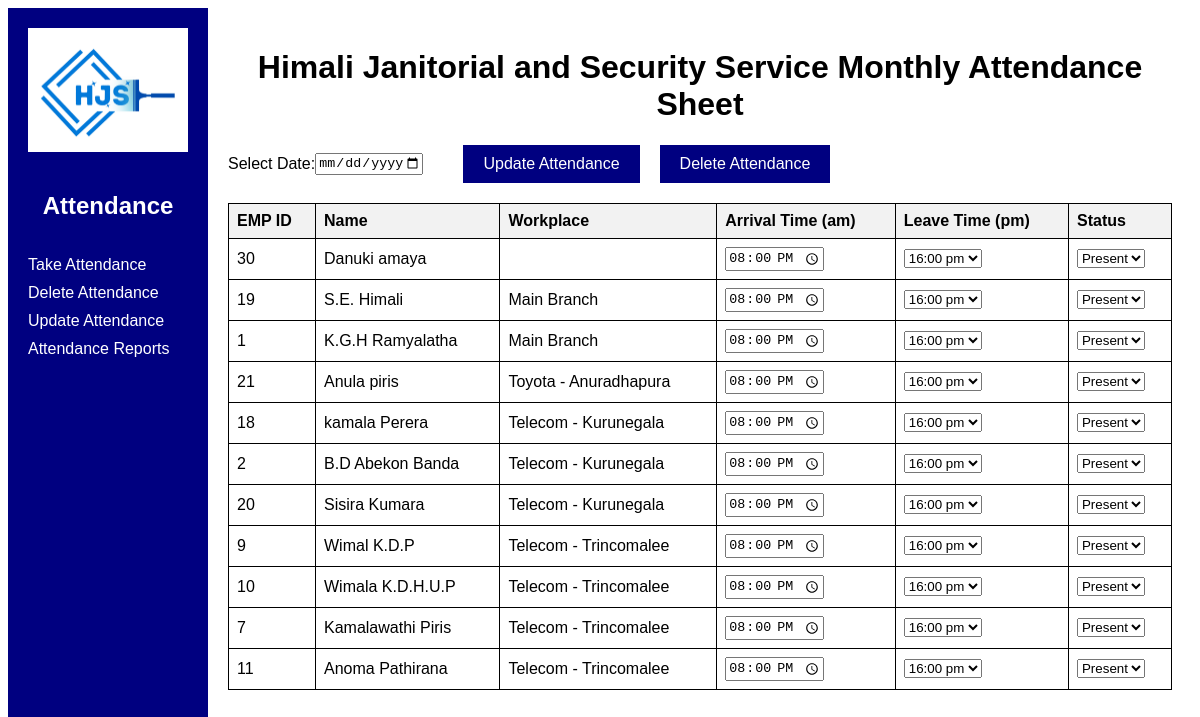
Screenshot of /mark_attendance.php with the database file from the repository.
### tables this page shows
CREATE TABLE IF NOT EXISTS `employee` (
  `EMP_ID` int NOT NULL AUTO_INCREMENT,
  `Member_No` int NOT NULL,
  `F_name` varchar(20) DEFAULT NULL,
  `L_name` varchar(20) DEFAULT NULL,
  `NIC` varchar(20) NOT NULL,
  `Mobile` int DEFAULT NULL,
  `Gender` varchar(10) DEFAULT NULL,
  `Address` varchar(100) DEFAULT NULL,
  `DOB` date DEFAULT NULL,
  `Position_ID` int DEFAULT NULL,
  `work_ID` int DEFAULT NULL,
  `Pay_ID` int DEFAULT NULL,
  `Bank_ID` int DEFAULT NULL,
  PRIMARY KEY (`EMP_ID`),
  KEY `Pay_ID` (`Pay_ID`),
  KEY `Position_ID` (`Position_ID`),
  KEY `work_ID` (`work_ID`),
  KEY `Bank_ID` (`Bank_ID`)
);

CREATE TABLE IF NOT EXISTS `workplace` (
  `work_ID` int NOT NULL AUTO_INCREMENT,
  `Work_Address` varchar(255) DEFAULT NULL,
  `Work_name` varchar(100) DEFAULT NULL,
  `No_of_workers` int NOT NULL,
  `Person_in_charge_name` varchar(100) DEFAULT NULL,
  `Person_in_charge_telephone` int DEFAULT NULL,
  PRIMARY KEY (`work_ID`)
);

### mark_attendance.php (the view, shortened to what this page needs)
<!DOCTYPE html>
<html lang="en">
<head>
</head>
<body>
    <div class="nav-bar">
        <img src="logo.jpg" alt="Company Logo">
        <h2>Attendance</h2>
        <ul>
            <li><a href="attendance_form.php">Take Attendance</a></li>
            <li><a href="mark_attendance.php">Delete Attendance</a></li>
            <li><a href="mark_attendance.php">Update Attendance</a></li>
            <li><a href="attendance_report.php">Attendance Reports</a></li>
        </ul>
    </div>
    <div class="container">
        <h1>Himali Janitorial and Security Service Monthly Attendance Sheet</h1>
        <form action="mark_attendance.php" method="post">
            <div class="form-group">
                <label for="date">Select Date:</label>
                <input type="date" name="date" id="date" required max="<?php echo date('Y-m-d'); ?>">
                <input type="submit" name="update" value="Update Attendance">
                <button type="submit" name="delete">Delete Attendance</button>
            </div>
            <table>
                <thead>
                    <tr>
                        <th>EMP ID</th>
                        <th>Name</th>
                        <th>Workplace</th>
                        <th>Arrival Time (am)</th>
                        <th>Leave Time (pm)</th>
                        <th>Status</th>
                    </tr>
                </thead>
                <tbody>
                    <?php
                    $conn = new mysqli('localhost', 'root', 'root', 'emsdatabase_new');
                    $query = "SELECT e.EMP_ID, e.F_name, e.L_name, w.Work_name
                              FROM employee e
                              LEFT JOIN workplace w ON e.work_ID = w.work_ID
                              ORDER BY e.work_ID";
                    $result = $conn->query($query);
                    if ($result->num_rows > 0) {
                        while ($row = $result->fetch_assoc()) {
                            echo "<tr>
                                    <td>{$row['EMP_ID']}</td>
                                    <td>{$row['F_name']} {$row['L_name']}</td>
                                    <td>{$row['Work_name']}</td>
                                    <td><input type='time' name='arrival_time_{$row['EMP_ID']}' value='20:00' required></td>
                                    <td>
                                        <select name='leave_time_{$row['EMP_ID']}' required>
                                            <option value='16:00'>16:00 pm</option>
                                            <option value='12:00'>24:00 pm</option>
                                        </select>
                                    </td>
                                    <td>
                                        <select name='status_{$row['EMP_ID']}' required>
                                            <option value='Present'>Present</option>
                                            <option value='Absent'>Absent</option>
                                        </select>
                                    </td>
                                </tr>";
                        }
                    } else {
                        echo "<tr><td colspan='6'>No employees found</td></tr>";
                    }
                    ?>
                </tbody>
            </table>
        </form>
    </div>
</body>
</html>

### mark_attendance.php (style rules this page uses)
body { font-family: Arial, sans-serif; display: flex; }
h1 { text-align: center; width: 100%; }
.container { display: flex; flex-direction: column; align-items: flex-start; margin: 20px; flex: 1; }
form { width: 100%; }
table { width: 100%; border-collapse: collapse; margin-top: 20px; }
th, td { border: 1px solid black; padding: 8px; text-align: left; }
th { background-color: #f2f2f2; }
.form-group { display: flex; align-items: center; margin-bottom: 20px; }
.form-group input[type="date"] { margin-right: 20px; }
.form-group input[type="submit"], .form-group button { padding: 10px 20px; font-size: 16px; margin-left: 20px; background-color: navy; color: white; border: none; cursor: pointer; }
.nav-bar { background-color: navy; color: white; width: 200px; height: 100vh; padding: 20px; box-sizing: border-box; display: flex; flex-direction: column; align-items: center; }
.nav-bar img { max-width: 100%; height: auto; margin-bottom: 20px; }
.nav-bar ul { list-style-type: none; padding: 0; width: 100%; }
.nav-bar ul li { margin-bottom: 10px; }
.nav-bar ul li a { color: white; text-decoration: none; }

### rows the page displays
employee: EMP_ID "30", F_name "Danuki", L_name "amaya", EMP_ID "16:00 pm", EMP_ID "Present"
employee: EMP_ID "19", F_name "S.E.", L_name "Himali", work_ID.Work_name "Main Branch", EMP_ID "16:00 pm", EMP_ID "Present"
employee: EMP_ID "1", F_name "K.G.H", L_name "Ramyalatha", work_ID.Work_name "Main Branch", EMP_ID "16:00 pm", EMP_ID "Present"
employee: EMP_ID "21", F_name "Anula", L_name "piris", work_ID.Work_name "Toyota - Anuradhapura", EMP_ID "16:00 pm", EMP_ID "Present"
employee: EMP_ID "18", F_name "kamala", L_name "Perera", work_ID.Work_name "Telecom - Kurunegala", EMP_ID "16:00 pm", EMP_ID "Present"
employee: EMP_ID "2", F_name "B.D", L_name "Abekon Banda", work_ID.Work_name "Telecom - Kurunegala", EMP_ID "20:00", EMP_ID "16:00 pm", EMP_ID "Present"
employee: EMP_ID "20", F_name "Sisira", L_name "Kumara", work_ID.Work_name "Telecom - Kurunegala", EMP_ID "20:00", EMP_ID "16:00 pm", EMP_ID "Present"
employee: EMP_ID "9", F_name "Wimal", L_name "K.D.P", work_ID.Work_name "Telecom - Trincomalee", EMP_ID "16:00 pm", EMP_ID "Present"
employee: EMP_ID "10", F_name "Wimala", L_name "K.D.H.U.P", work_ID.Work_name "Telecom - Trincomalee", EMP_ID "16:00 pm", EMP_ID "Present"
employee: EMP_ID "7", F_name "Kamalawathi", L_name "Piris", work_ID.Work_name "Telecom - Trincomalee", EMP_ID "16:00 pm", EMP_ID "Present"
employee: EMP_ID "11", F_name "Anoma", L_name "Pathirana", work_ID.Work_name "Telecom - Trincomalee", EMP_ID "16:00 pm", EMP_ID "Present"
